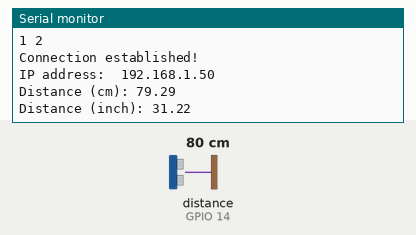
Bench run of a sketch on a simulated ESP8266 (NodeMCU). Shown: the last lines printed to the serial monitor. Wiring (inferred from the names in the program): ultrasonic range finder: trigger GPIO 12; echo GPIO 14. The test bench sets the inputs (shaded band); at power-on: distance to the obstacle (sensor on GPIO 14) 80 cm. The echo pulse lasts 58.3 µs per cm; WiFi joins after 1.5 s; servers stay silent unless stated.

Above: at 3.2 s.
3.3 s: distance to the obstacle (sensor on GPIO 14) set to 2 cm
At 4.5 s:
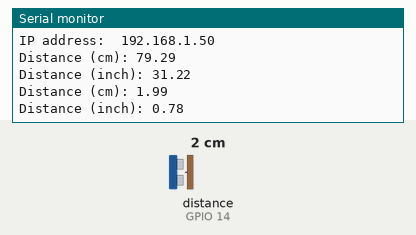
5.2 s: distance to the obstacle (sensor on GPIO 14) set to 4 cm
At 6.8 s:
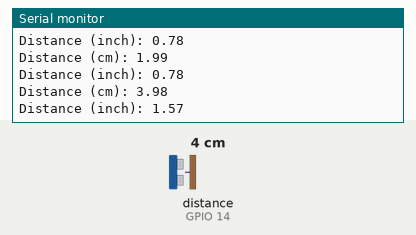
Timing chart, 0 to 8.3 s (numbered marks = the images above; inputs shaded):
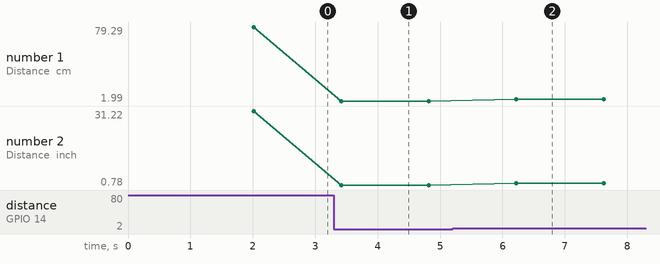

Measured:
- after the input at 3.3 s, the serial monitor: prints a new line after 0.12 s (image 1)
- after the input at 5.2 s, the serial monitor: prints a new line after 1.0 s (image 2)
- plotted number 1: 79.29 → 1.99 after the input at 3.3 s, 1.99 → 3.98 after the input at 5.2 s
- plotted number 2: 31.22 → 0.78 after the input at 3.3 s, 0.78 → 1.57 after the input at 5.2 s

The sketch:

Coonection_to_wifi.ino
```cpp
#include <ESP8266WiFi.h>        // Include the Wi-Fi library

const char* ssid     = "appa2";         // The SSID (name) of the Wi-Fi network you want to connect to
const char* password = "appaappa";     // The password of the Wi-Fi network

#include <dummy.h>

#include <ThingSpeak.h>

WiFiClient client;
unsigned long myChannelNumber = 2045411;
const char * myWriteAPIKey = "BCCDH2DKZFYGT8T9";

const int trigPin = 12;
const int echoPin = 14;

//define sound velocity in cm/uS
#define SOUND_VELOCITY 0.034
#define CM_TO_INCH 0.393701

long duration;
float distanceCm;
float distanceInch;

void setup() {
  Serial.begin(115200);         // Start the Serial communication to send messages to the computer
  delay(10);
  Serial.println('\n');

  WiFi.begin(ssid, password);             // Connect to the network
  Serial.print("Connecting to ");
  Serial.print(ssid); Serial.println(" ...");

  int i = 0;
  while (WiFi.status() != WL_CONNECTED) { // Wait for the Wi-Fi to connect
    delay(1000);
    Serial.print(++i); Serial.print(' ');
  }

  Serial.println('\n');
  Serial.println("Connection established!");
  Serial.print("IP address:\t");
  Serial.println(WiFi.localIP());         // Send the IP address of the ESP8266 to the computer

  pinMode(trigPin, OUTPUT); // Sets the trigPin as an Output
  pinMode(echoPin, INPUT); // Sets the echoPin as an Input
  ThingSpeak.begin(client);
}

void loop() {
  // Clears the trigPin
  digitalWrite(trigPin, LOW);
  delayMicroseconds(2);
  // Sets the trigPin on HIGH state for 10 micro seconds
  digitalWrite(trigPin, HIGH);
  delayMicroseconds(10);
  digitalWrite(trigPin, LOW);

  // Reads the echoPin, returns the sound wave travel time in microseconds
  duration = pulseIn(echoPin, HIGH);

  // Calculate the distance
  distanceCm = duration * SOUND_VELOCITY/2;

  // Convert to inches
  distanceInch = distanceCm * CM_TO_INCH;

  // Prints the distance on the Serial Monitor
  Serial.print("Distance (cm): ");
  Serial.println(distanceCm);
  Serial.print("Distance (inch): ");
  Serial.println(distanceInch);

  delay(1000);

  ThingSpeak.writeField(myChannelNumber, 1, distanceCm, myWriteAPIKey);
  delay(100);
}
```
